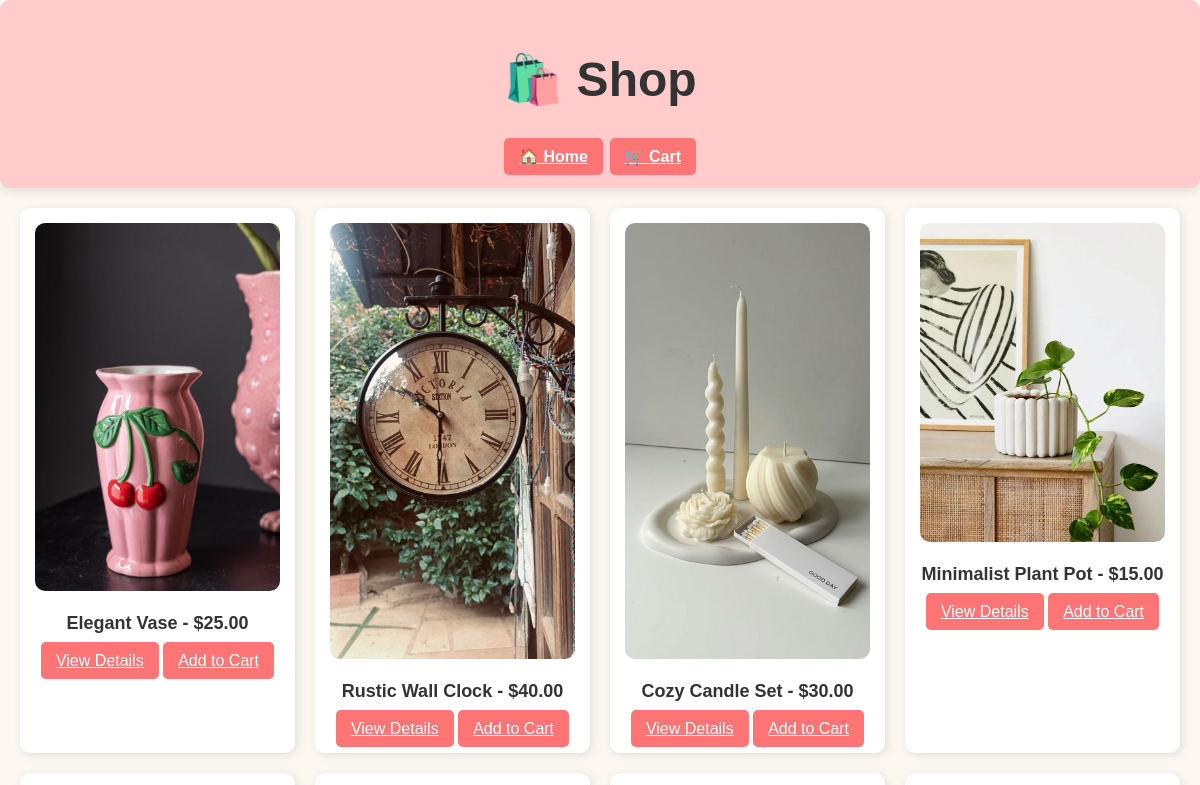
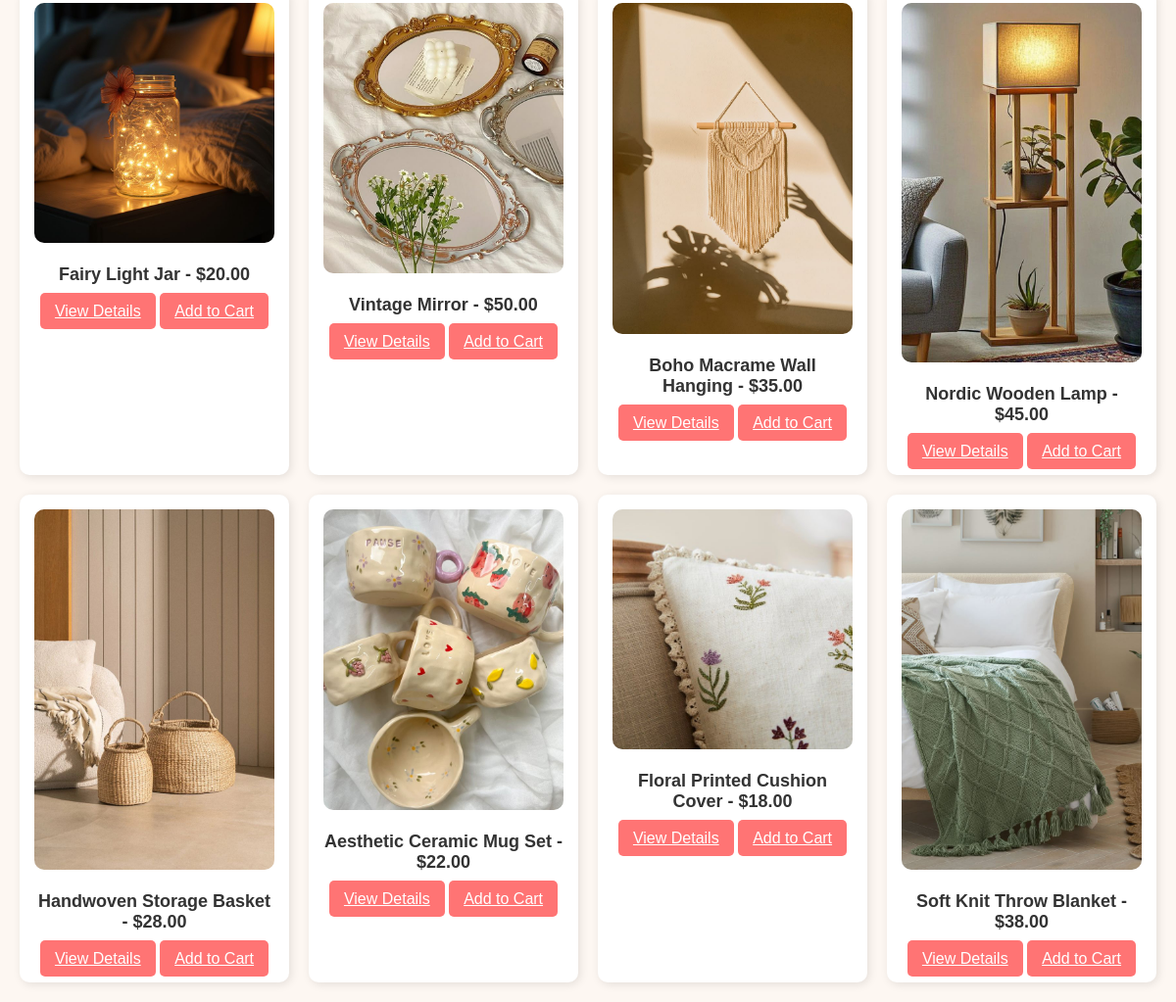
Screenshot of /products/ with the database file from the repository (2 pictures, top to bottom).
### shop/models.py (models this page shows, shortened)
class Product(models.Model):
    name = models.CharField(max_length=200)
    description = models.TextField()
    price = models.DecimalField(max_digits=10, decimal_places=2)
    stock = models.PositiveIntegerField(default=0)
    image = models.ImageField(upload_to='products/')
    created_at = models.DateTimeField(auto_now_add=True)
    updated_at = models.DateTimeField(auto_now=True)

### shop/views.py (the view)
# urls.py: path('products/', products_list, name='products_list'),
def products_list(request):
    products = Product.objects.all()
    return render(request, 'products_list.html', {'products': products})

### templates/products_list.html (shortened to what this page needs)
<!DOCTYPE html>
<html lang="en">
<head>
    {% load static %}
    <link rel="stylesheet" href="{% static 'styles.css' %}">
</head>
<body>
    <header>
        <h1>🛍️ Shop</h1>
        <nav>
            <a href="{% url 'home' %}" class="btn">🏠 Home</a>
            <a href="{% url 'view_cart' %}" class="btn">🛒 Cart</a>
        </nav>
    </header>
    <section class="product-grid">
        {% for product in products %}
        <div class="product">
            <img src="{% static 'images/decor' %}{{ forloop.counter }}.jpg" alt="{{ product.name }}">
            <p>{{ product.name }} - ${{ product.price }}</p>
            <a href="{% url 'product_detail' product.id %}" class="btn">View Details</a>
            <a href="{% url 'add_to_cart' product.id %}" class="btn">Add to Cart</a>
        </div>
        {% endfor %}
    </section>
</body>
</html>

### static/styles.css (style rules this page uses)
body { font-family: "Poppins", sans-serif; background-color: #fdf7f2; color: #333; text-align: center; margin: 0; padding: 0; }
header { background: #ffcbcb; padding: 20px; text-align: center; font-size: 24px; font-weight: bold; box-shadow: 0px 4px 10px rgba(0, 0, 0, 0.1); border-radius: 10px; position: relative; }
.product-grid { display: grid; grid-template-columns: repeat(auto-fit, minmax(250px, 1fr)); gap: 20px; padding: 20px; }
.product { background: white; padding: 15px; border-radius: 10px; box-shadow: 2px 2px 10px rgba(0, 0, 0, 0.1); transition: transform 0.3s ease, box-shadow 0.3s ease; }
.product img { width: 100%; border-radius: 10px; }
.product p { font-weight: bold; font-size: 18px; }
button, .btn { background: #ff7474; color: white; border: none; padding: 10px 15px; cursor: pointer; border-radius: 5px; font-size: 16px; transition: background 0.3s, transform 0.2s; }

### rows the page displays
Product: shows a picture, name "Elegant Vase", price "25.00"
Product: shows a picture, name "Rustic Wall Clock", price "40.00"
Product: shows a picture, name "Cozy Candle Set", price "30.00"
Product: shows a picture, name "Minimalist Plant Pot", price "15.00"
Product: shows a picture, name "Fairy Light Jar", price "20.00"
Product: shows a picture, name "Vintage Mirror", price "50.00"
Product: shows a picture, name "Boho Macrame Wall Hanging", price "35.00"
Product: shows a picture, name "Nordic Wooden Lamp", price "45.00"
Product: shows a picture, name "Handwoven Storage Basket", price "28.00"
Product: shows a picture, name "Aesthetic Ceramic Mug Set", price "22.00"
Product: shows a picture, name "Floral Printed Cushion Cover", price "18.00"
Product: shows a picture, name "Soft Knit Throw Blanket", price "38.00"
